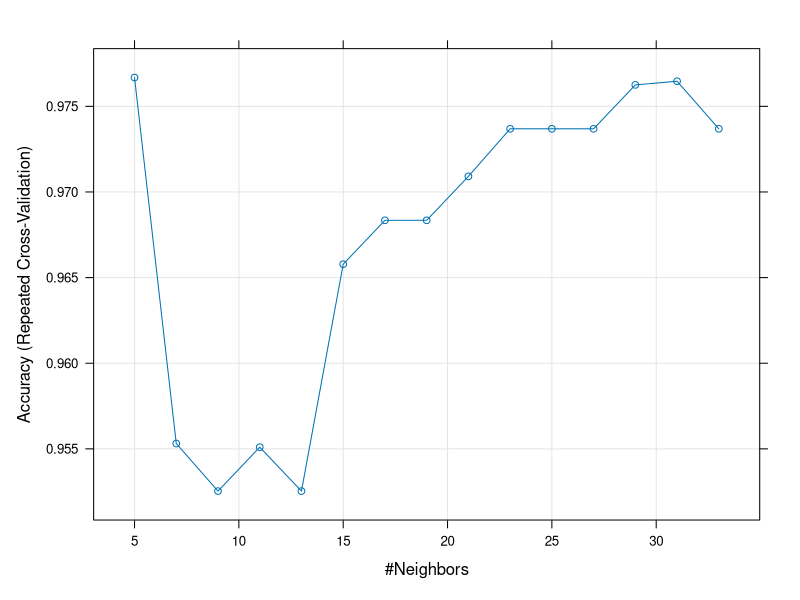

The R source for this figure:
library(caret)

wine <- read.table('../data/wine.txt', header=T, sep="\t")

# Проверка: что находится в наборе?
wine[1:5,]
summary(wine)
dim(wine)

# Все переменные числовые и только тип вина Wine_type
# нужно переделать в фактор

wine$Wine_type <- as.factor(wine$Wine_type)

set.seed(123)
# Разделим данные на обучающую (70%) и тестовую (30%) выборки
ind_train <- createDataPartition(wine$Wine_type, p = 0.7, list = FALSE)
train <- wine[ind_train,]
test <- wine[-ind_train,]

# Проверим сбалансированность классов в оригинальных данных
# и обучающей выборке
prop.table(table(wine$Wine_type))*100
prop.table(table(train$Wine_type))*100

ctrl <- trainControl(method = "repeatedcv", number = 10, repeats = 3)

knn_fit <- train(Wine_type ~., data = train, method = 'knn',
                 trControl = ctrl,
                 preProcess = c('center', 'scale'),
                 tuneLength = 15)

knn_fit

plot(knn_fit)

prediction <- predict(knn_fit, newdata = test[,-14])
# Проще так:
# prediction <- predict(knn_fit, newdata = test)

# Проверим точность прогноза
confusionMatrix(prediction, test$Wine_type)
